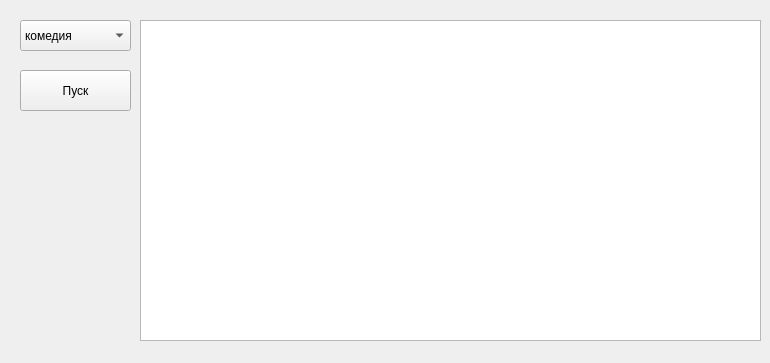
<?xml version="1.0" encoding="UTF-8"?>
<ui version="4.0">
 <class>Form</class>
 <widget class="QWidget" name="Form">
  <property name="geometry">
   <rect>
    <x>0</x>
    <y>0</y>
    <width>770</width>
    <height>363</height>
   </rect>
  </property>
  <property name="windowTitle">
   <string>Form</string>
  </property>
  <widget class="QComboBox" name="comboBox">
   <property name="geometry">
    <rect>
     <x>20</x>
     <y>20</y>
     <width>111</width>
     <height>31</height>
    </rect>
   </property>
   <item>
    <property name="text">
     <string>комедия</string>
    </property>
   </item>
   <item>
    <property name="text">
     <string>драма</string>
    </property>
   </item>
   <item>
    <property name="text">
     <string>мелодрама</string>
    </property>
   </item>
   <item>
    <property name="text">
     <string>детектив</string>
    </property>
   </item>
   <item>
    <property name="text">
     <string>документальный</string>
    </property>
   </item>
   <item>
    <property name="text">
     <string>ужасы</string>
    </property>
   </item>
   <item>
    <property name="text">
     <string>музыка</string>
    </property>
   </item>
   <item>
    <property name="text">
     <string>фантастика</string>
    </property>
   </item>
   <item>
    <property name="text">
     <string>анимация</string>
    </property>
   </item>
   <item>
    <property name="text">
     <string>биография</string>
    </property>
   </item>
   <item>
    <property name="text">
     <string>боевик</string>
    </property>
   </item>
   <item>
    <property name="text">
     <string>приключения</string>
    </property>
   </item>
   <item>
    <property name="text">
     <string>война</string>
    </property>
   </item>
   <item>
    <property name="text">
     <string>семейный</string>
    </property>
   </item>
   <item>
    <property name="text">
     <string>триллер</string>
    </property>
   </item>
   <item>
    <property name="text">
     <string>фэнтези</string>
    </property>
   </item>
   <item>
    <property name="text">
     <string>вестерн</string>
    </property>
   </item>
   <item>
    <property name="text">
     <string>мистика</string>
    </property>
   </item>
   <item>
    <property name="text">
     <string>короткометражный</string>
    </property>
   </item>
   <item>
    <property name="text">
     <string>мюзикл</string>
    </property>
   </item>
   <item>
    <property name="text">
     <string>исторический</string>
    </property>
   </item>
   <item>
    <property name="text">
     <string>нуар</string>
    </property>
   </item>
  </widget>
  <widget class="QPushButton" name="pushButton">
   <property name="geometry">
    <rect>
     <x>20</x>
     <y>70</y>
     <width>111</width>
     <height>41</height>
    </rect>
   </property>
   <property name="text">
    <string>Пуск</string>
   </property>
  </widget>
  <widget class="QTableWidget" name="tableWidget">
   <property name="geometry">
    <rect>
     <x>140</x>
     <y>20</y>
     <width>621</width>
     <height>321</height>
    </rect>
   </property>
  </widget>
 </widget>
 <resources/>
 <connections/>
</ui>
